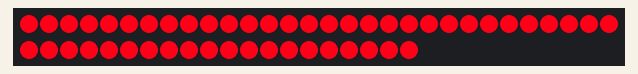
The sketch below on a simulated Arduino Uno, built with avr-gcc and run on an emulated ATmega328P. Shown: 50 RGB LEDs in strip order, left to right, continuing on the next row.

Above: at 0.45 s.
At 4.4 s:
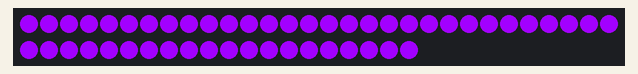
At 8.65 s:
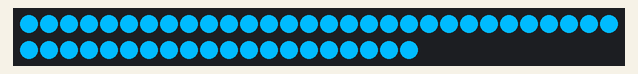
At 17.15 s:
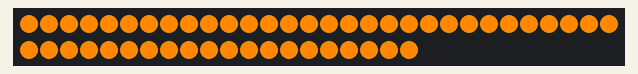
At 29.29 s:
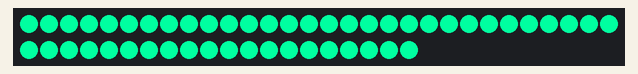
At 39.61 s:
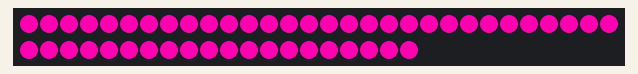

The sketch:

Faded.ino
```cpp
#include <FastLED.h>
#define DATA_PIN 5
#define NUM_LEDS 50

#define COLOR_ORDER GRB

CRGB leds[NUM_LEDS];

void setup(){
  FastLED.addLeds<WS2811, DATA_PIN, GRB>(leds, NUM_LEDS);

}
void loop(){

//start from red
  for( int colorStep=0; colorStep <= 255; colorStep++ ) {

  int r = 255;
  int g = 0;
  int b = colorStep;

  // Now loop though each of the LEDs and set each one to the current color
  for(int x = 0; x < NUM_LEDS; x++){
      leds[x] = CRGB(r,g,b);
  }

  // Display the colors we just set on the actual LEDs
      delay(10);
      FastLED.show();
      }

    //into blue
      for( int colorStep=255; colorStep >= 0; colorStep-- ) {

      int r = colorStep;
      int g = 0;
      int b = 255;

      // Now loop though each of the LEDs and set each one to the current color
      for(int x = 0; x < NUM_LEDS; x++){
          leds[x] = CRGB(r,g,b);
      }

      // Display the colors we just set on the actual LEDs
  delay(10);
  FastLED.show();
  }

//start from blue
  for( int colorStep=0; colorStep <= 255; colorStep++ ) {

      int r = 0;
      int g = colorStep;
      int b = 255;

      // Now loop though each of the LEDs and set each one to the current color
      for(int x = 0; x < NUM_LEDS; x++){
          leds[x] = CRGB(r,g,b);
      }

      // Display the colors we just set on the actual LEDs
  delay(10);
  FastLED.show();
  }

//into green
  for( int colorStep=255; colorStep >= 0; colorStep-- ) {

      int r = 0;
      int g = 255;
      int b = colorStep;

      // Now loop though each of the LEDs and set each one to the current color
      for(int x = 0; x < NUM_LEDS; x++){
          leds[x] = CRGB(r,g,b);
      }

      // Display the colors we just set on the actual LEDs
  delay(10);
  LEDS.show();
  }

//start from green
  for( int colorStep=0; colorStep <= 255; colorStep++ ) {

      int r = colorStep;
      int g = 255;
      int b = 0;

      // Now loop though each of the LEDs and set each one to the current color
      for(int x = 0; x < NUM_LEDS; x++){
          leds[x] = CRGB(r,g,b);
      }

      // Display the colors we just set on the actual LEDs
  delay(10);
  LEDS.show();
  }

//into yellow
  for( int colorStep=255; colorStep >= 0; colorStep-- ) {

      int r = 255;
      int g = colorStep;
      int b = 0;

      // Now loop though each of the LEDs and set each one to the current color
      for(int x = 0; x < NUM_LEDS; x++){
          leds[x] = CRGB(r,g,b);
      }

      // Display the colors we just set on the actual LEDs
  delay(10);
  LEDS.show();
  }


} //end main loop
```
